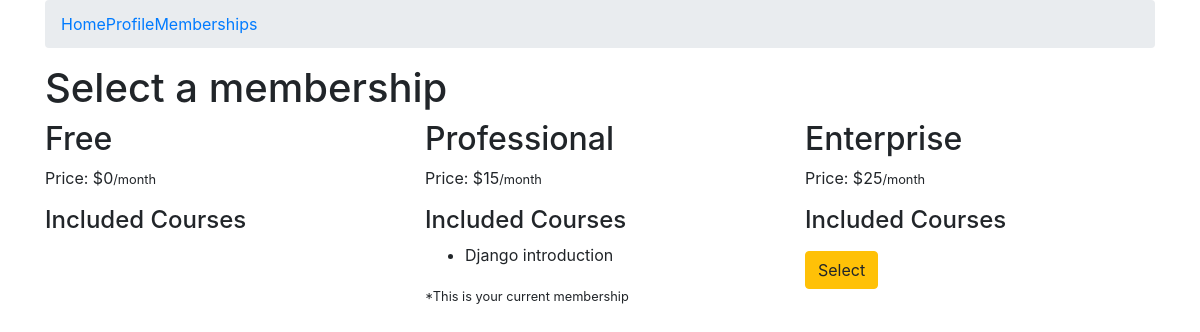
The app's page /memberships/ (signed in), older data.
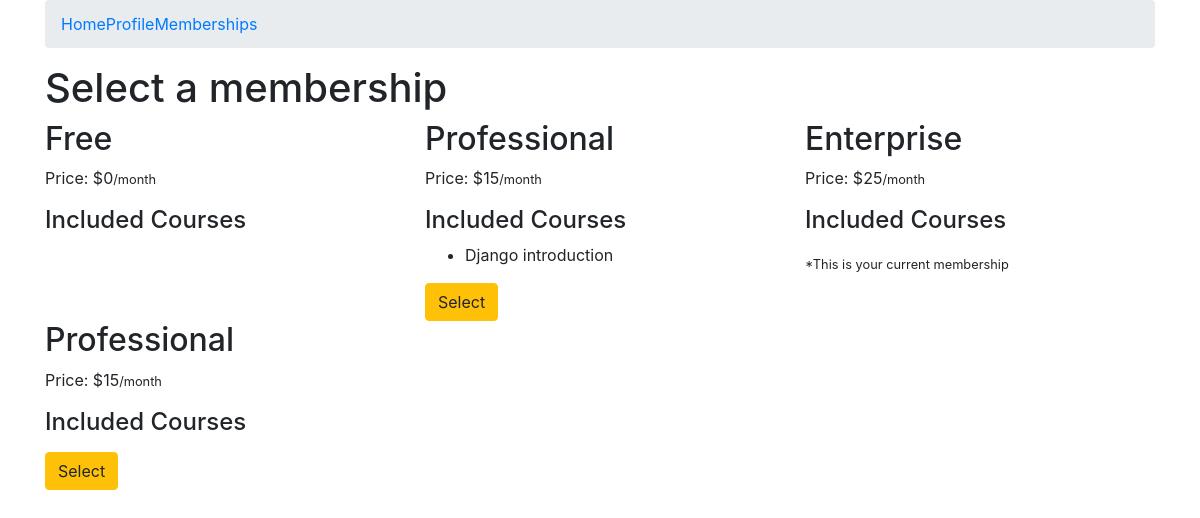
The same page, newer data.
### memberships/models.py (models this page shows)
class Membership(models.Model):
    slug = models.SlugField()
    membership_type = models.CharField(
            choices = MEMBERSHIP_CHOICES,
            default = 'Free',
            max_length =30)
    price = models.IntegerField(default = 15)
    stripe_plan_id = models.CharField(max_length =40)
    def __str__(self):
        return self.membership_type

### courses/models.py (models this page shows, shortened)
class Course(models.Model):
    slug = models.SlugField()
    title = models.CharField(max_length =250)
    description = models.TextField()
    allowed_memberships = models.ManyToManyField(Membership)

### memberships/views.py (the view, shortened to what this page needs)
# urls.py: path('', MembershipSelectView.as_view(), name = 'select'),
class MembershipSelectView(ListView):
    model = Membership
    def get_context_data(self, *args, **kwargs):
        context = super().get_context_data( **kwargs)
        current_membership = get_user_membership(self.request)
        context['current_membership'] = str(current_membership.membership)
        return context

### memberships/views.py (called while the page is built)
def get_user_membership(request):
        user_membership_qs = UserMembership.objects.filter(user = request.user)
        if user_membership_qs.exists():
            return user_membership_qs.first()
        return None

### memberships/templates/memberships/membership_list.html (shortened to what this page needs)
{% extends 'courses/base.html' %}
{% block content %}
<div class = "container">
  <h1>Select a membership</h1>
  <div class = "row">
     {% for object in object_list %}
      <div class = "col-sm-4 col-md-4">
       <h2>{{ object.membership_type }}</h2>
       <p>Price: ${{ object.price}}<small>/month</small></p>
       <h4>Included Courses</h4>
          <ul>
             {% for course in object.course_set.all %}
                 <li>{{ course.title }}</li>
             {% endfor %}
          </ul>
        {% ifnotequal object.membership_type 'Free' %}
        <form method = "POST" action = "{% url 'memberships:select' %}">
          {% ifnotequal object.membership_type current_membership %}
          <button class = "btn btn-warning">Select</button>
          {% else %}
            <small>*This is your current membership</small>
          {% endifnotequal %}
          </form>
        {% endifnotequal %}
      </div>
     {% endfor %}
  </div>
</div>
{% endblock %}

### courses/templates/courses/base.html (shortened to what this page needs)
<!DOCTYPE html>
<html>
<head>
{% load staticfiles %}
  <link rel="stylesheet" href="https://stackpath.bootstrapcdn.com/bootstrap/4.3.1/css/bootstrap.min.css">
  <link href = "{% static 'open-iconic/font/css/open-iconic-bootstrap.css' %}" rel="stylesheet" >
</head>
<body>
  <div class = "container">
    <ol class = 'breadcrumb'>
      <li><a href = '/'>Home</a></li>
      <li><a href = '/profile'>Profile</a></li>
      {% if not request.user.is_authenticated %}
       <li class = 'pull-right'><a href = '/register/'>Register</a></li>
       <li class = 'pull-right'><a href = '/login/'>Login</a></li>
       {% else %}
       <li class = 'pull-right'><a href = '/memberships/'>Memberships</a></li>
       {% endif %}
    </ol>
  </div>
  {% block content %}
  {% endblock content %}
</body>
</html>

Row changes from the older to the newer data that the page shows:
computed for Membership (number 2 of 4 on the later page): text "*This is your current membership" → "Select"
computed for Membership "Enterprise": text "Select" → "*This is your current membership"
added Membership: membership_type "Professional", price "15"
